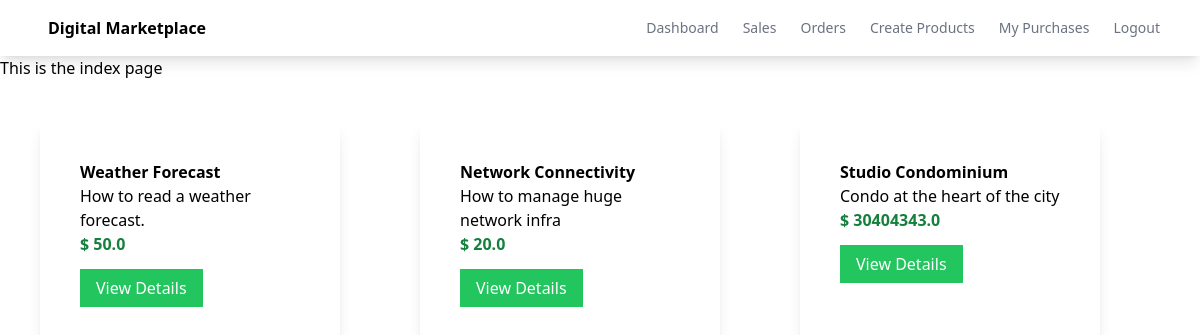
Before: / with the older database file.
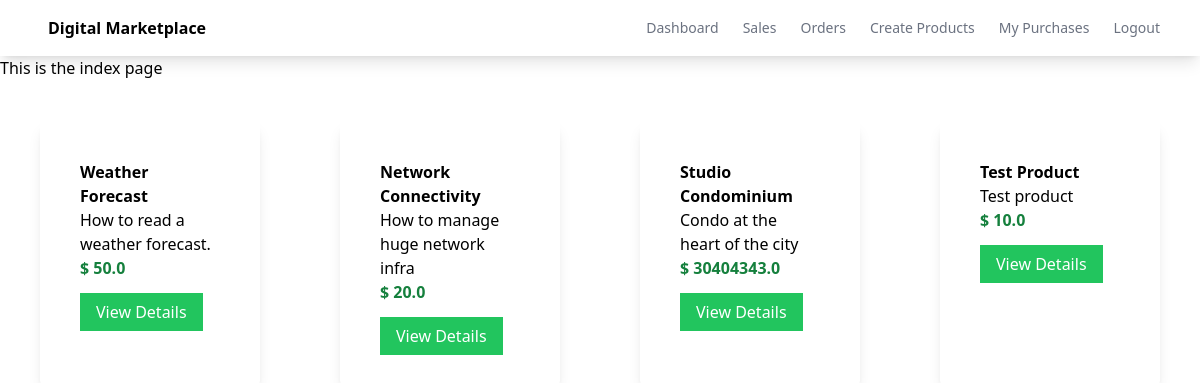
After: the same page with the newer database file.
### myapp/models.py (models this page shows, shortened)
class Product(models.Model):
    name = models.CharField(max_length=100)
    description = models.CharField(max_length=100)
    price = models.FloatField()
    file = models.FileField(upload_to='uploads')

### myapp/views.py (the view)
# urls.py: path('', views.index, name='index'),
def index(request):
    products = Product.objects.all()
    return render(request, 'myapp/index.html', {'products':products})

### myapp/templates/myapp/index.html (shortened to what this page needs)
{% extends 'myapp/base.html' %}
{% block body %}
    <h1>This is the index page</h1>
<div class="product-container flex">
    {% for product in products %}
        <div class="product shadow-lg w-1/4 rounded-lg m-10 p-5">
            <div class="p-5">
                <div class="font-bold">
                    {{ product.name }}
                </div>
                <div>
                    {{ product.description }}
                </div>
                <div class="text-green-700 font-bold">
                    $ {{ product.price }}
                </div>
                <div class="mt-5">
                    <a class="bg-green-500 text-white px-4 py-2" href="{% url 'detail' product.id %}">View Details</a>
                </div>
            </div>
        </div>
    {% endfor %}
</div>
{% endblock %}

Changed rows visible on the page:
added Product: name "Test Product", description "Test product", price "10.0"
